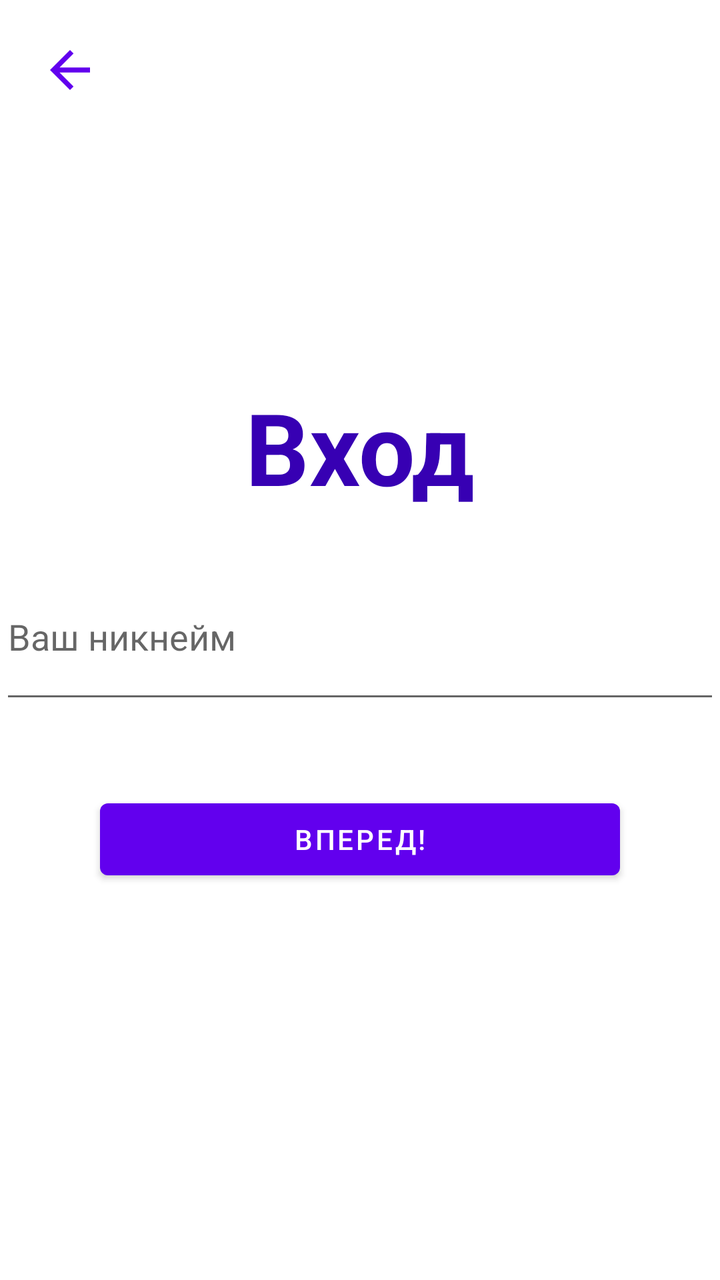
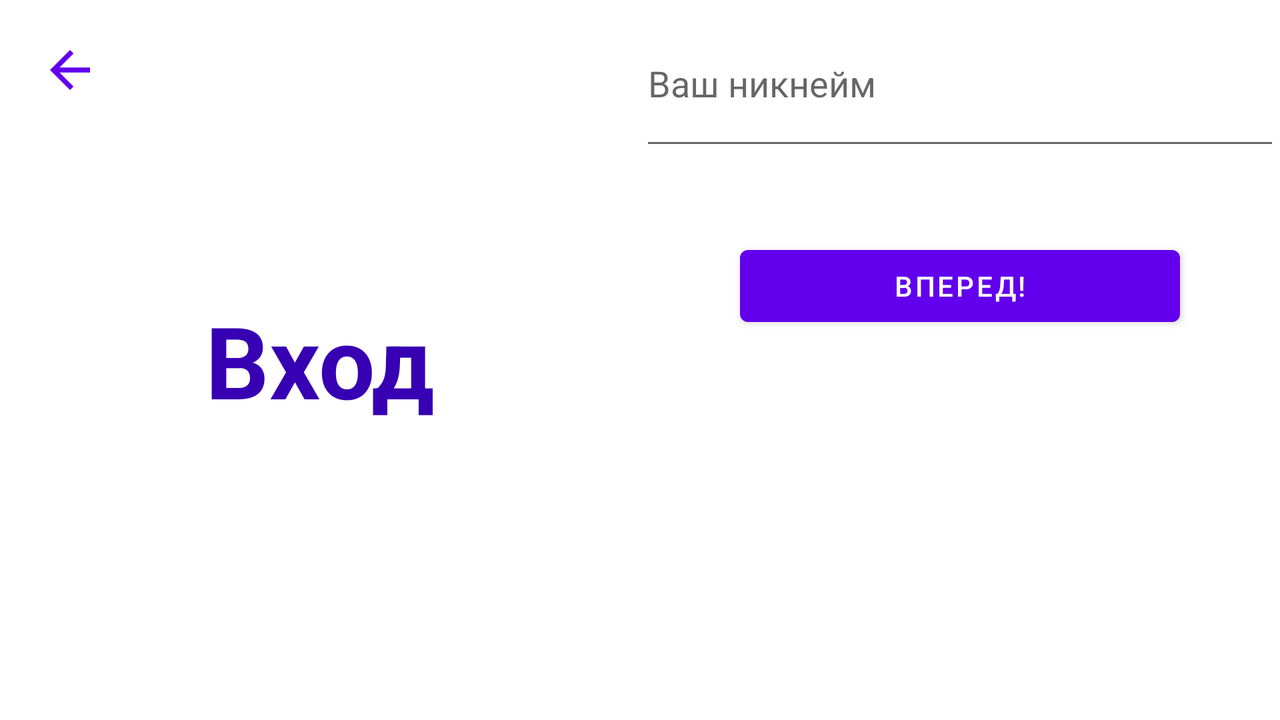

The same Android screen from two of the app's own layout files: first res/layout/ as a phone draws it, then the repository's variant for another configuration, drawn on a device whose configuration selects that folder. Both files follow.
<!-- AndroidManifest.xml: application theme Theme.VchatMessenger -->
<!-- res/layout/login_activity.xml -->
<?xml version="1.0" encoding="utf-8"?>
<androidx.constraintlayout.widget.ConstraintLayout xmlns:android="http://schemas.android.com/apk/res/android"
    xmlns:app="http://schemas.android.com/apk/res-auto"
    xmlns:tools="http://schemas.android.com/tools"
    android:layout_width="match_parent"
    android:layout_height="match_parent">

    <ImageButton
        android:id="@+id/buttonBack"
        android:layout_width="50dp"
        android:layout_height="50dp"
        android:layout_marginStart="10dp"
        android:layout_marginTop="10dp"
        app:layout_constraintStart_toStartOf="parent"
        app:layout_constraintTop_toTopOf="parent"
        android:background="@android:color/transparent"
        android:src="@drawable/back_purple_500" />

    <TextView
        android:id="@+id/textView6"
        android:layout_width="0dp"
        android:layout_height="wrap_content"
        android:layout_marginTop="130dp"
        android:gravity="center_horizontal"
        android:text="@string/login_text"
        android:textColor="@color/purple_700"
        android:textSize="50sp"
        android:textStyle="bold"
        app:layout_constraintEnd_toEndOf="parent"
        app:layout_constraintStart_toStartOf="parent"
        app:layout_constraintTop_toBottomOf="@+id/buttonBack" />

    <EditText
        android:id="@+id/nickname"
        android:layout_width="match_parent"
        android:layout_height="80dp"
        android:layout_marginTop="20dp"
        android:ems="10"
        android:hint="@string/your_nickname_text"
        android:inputType="textPersonName"
        app:layout_constraintEnd_toEndOf="parent"
        app:layout_constraintStart_toStartOf="parent"
        app:layout_constraintTop_toBottomOf="@+id/textView6" />

    <TextView
        android:id="@+id/error_message_for_nickname"
        android:layout_width="match_parent"
        android:layout_height="wrap_content"
        android:layout_marginTop="10dp"
        android:gravity="center"
        android:textColor="@color/red"
        app:layout_constraintEnd_toEndOf="parent"
        app:layout_constraintStart_toStartOf="parent"
        app:layout_constraintTop_toBottomOf="@+id/nickname" />

    <Button
        android:id="@+id/buttonNext"
        android:layout_width="0dp"
        android:layout_height="wrap_content"
        android:layout_marginStart="50dp"
        android:layout_marginTop="10dp"
        android:layout_marginEnd="50dp"
        android:text="@string/forvard_text"
        app:layout_constraintEnd_toEndOf="parent"
        app:layout_constraintStart_toStartOf="parent"
        app:layout_constraintTop_toBottomOf="@+id/error_message_for_nickname" />
</androidx.constraintlayout.widget.ConstraintLayout>
<!-- resources referenced by this layout -->
<resources>
  <color name="purple_700">#FF3700B3</color>
  <color name="red">#FF2626</color>
  <!-- drawable back_purple_500 (drawable) -->
  <vector android:autoMirrored="true" android:height="30dp"
      android:tint="@color/purple_500" android:viewportHeight="24"
      android:viewportWidth="24" android:width="30dp" xmlns:android="http://schemas.android.com/apk/res/android">
      <path android:fillColor="@android:color/white" android:pathData="M20,11H7.83l5.59,-5.59L12,4l-8,8 8,8 1.41,-1.41L7.83,13H20v-2z"/>
  </vector>
  <string name="forvard_text">Вперед!</string>
  <string name="login_text">Вход</string>
  <string name="your_nickname_text">Ваш никнейм</string>
  <style name="Theme.VchatMessenger" parent="Theme.MaterialComponents.DayNight.NoActionBar">
          
          <item name="colorPrimary">@color/purple_500</item>
          <item name="colorPrimaryVariant">@color/purple_700</item>
          <item name="colorOnPrimary">@color/white</item>
          
          <item name="colorSecondary">@color/teal_200</item>
          <item name="colorSecondaryVariant">@color/teal_700</item>
          <item name="colorOnSecondary">@color/black</item>
          
          <item name="android:statusBarColor">?attr/colorPrimaryVariant</item>
          
      </style>
  <color name="purple_500">#FF6200EE</color>
  <color name="white">#FFFFFFFF</color>
  <color name="teal_200">#FF03DAC5</color>
  <color name="teal_700">#FF018786</color>
  <color name="black">#FF000000</color>
</resources>
<!-- res/layout-land/login_activity.xml (the repository's variant of the layout above) -->
<!-- drawn on the phone turned sideways -->
<?xml version="1.0" encoding="utf-8"?>
<androidx.constraintlayout.widget.ConstraintLayout xmlns:android="http://schemas.android.com/apk/res/android"
    xmlns:app="http://schemas.android.com/apk/res-auto"
    xmlns:tools="http://schemas.android.com/tools"
    android:layout_width="match_parent"
    android:layout_height="match_parent">

    <androidx.constraintlayout.widget.ConstraintLayout
        android:id="@+id/constraintLayout12"
        android:layout_width="0dp"
        android:layout_height="0dp"
        app:layout_constraintBottom_toBottomOf="parent"
        app:layout_constraintEnd_toStartOf="@+id/constraintLayout13"
        app:layout_constraintStart_toStartOf="parent"
        app:layout_constraintTop_toTopOf="parent">

        <ImageButton
            android:id="@+id/buttonBack"
            android:layout_width="50dp"
            android:layout_height="50dp"
            android:layout_marginStart="10dp"
            android:layout_marginTop="10dp"
            app:layout_constraintStart_toStartOf="parent"
            app:layout_constraintTop_toTopOf="parent"
            android:background="@android:color/transparent"
            android:src="@drawable/back_purple_500"/>

        <TextView
            android:id="@+id/textView6"
            android:layout_width="0dp"
            android:layout_height="wrap_content"
            android:layout_marginBottom="60dp"
            android:gravity="center_horizontal"
            android:text="@string/login_text"
            android:textColor="@color/purple_700"
            android:textSize="50sp"
            android:textStyle="bold"
            app:layout_constraintBottom_toBottomOf="parent"
            app:layout_constraintEnd_toEndOf="parent"
            app:layout_constraintStart_toStartOf="parent"
            app:layout_constraintTop_toBottomOf="@+id/buttonBack" />

    </androidx.constraintlayout.widget.ConstraintLayout>

    <androidx.constraintlayout.widget.ConstraintLayout
        android:id="@+id/constraintLayout13"
        android:layout_width="0dp"
        android:layout_height="0dp"
        app:layout_constraintBottom_toBottomOf="parent"
        app:layout_constraintEnd_toEndOf="parent"
        app:layout_constraintStart_toEndOf="@+id/constraintLayout12"
        app:layout_constraintTop_toTopOf="parent">

        <ScrollView
            android:layout_width="match_parent"
            android:layout_height="match_parent"
            app:layout_constraintBottom_toBottomOf="parent"
            app:layout_constraintEnd_toEndOf="parent"
            app:layout_constraintStart_toStartOf="parent"
            app:layout_constraintTop_toTopOf="parent">

            <androidx.constraintlayout.widget.ConstraintLayout
                android:layout_width="match_parent"
                android:layout_height="wrap_content">

                <EditText
                    android:id="@+id/nickname"
                    android:layout_width="match_parent"
                    android:layout_height="80dp"
                    android:ems="10"
                    android:hint="@string/your_nickname_text"
                    android:inputType="textPersonName"
                    app:layout_constraintEnd_toEndOf="parent"
                    app:layout_constraintStart_toStartOf="parent"
                    app:layout_constraintTop_toTopOf="parent" />

                <TextView
                    android:id="@+id/error_message_for_nickname"
                    android:layout_width="match_parent"
                    android:layout_height="wrap_content"
                    android:layout_marginTop="10dp"
                    android:gravity="center"
                    android:textColor="@color/red"
                    app:layout_constraintEnd_toEndOf="parent"
                    app:layout_constraintStart_toStartOf="parent"
                    app:layout_constraintTop_toBottomOf="@+id/nickname" />

                <Button
                    android:id="@+id/buttonNext"
                    android:layout_width="0dp"
                    android:layout_height="wrap_content"
                    android:layout_marginStart="50dp"
                    android:layout_marginTop="10dp"
                    android:layout_marginEnd="50dp"
                    android:text="@string/forvard_text"
                    app:layout_constraintEnd_toEndOf="parent"
                    app:layout_constraintStart_toStartOf="parent"
                    app:layout_constraintTop_toBottomOf="@+id/error_message_for_nickname" />

            </androidx.constraintlayout.widget.ConstraintLayout>

        </ScrollView>

    </androidx.constraintlayout.widget.ConstraintLayout>
</androidx.constraintlayout.widget.ConstraintLayout>
